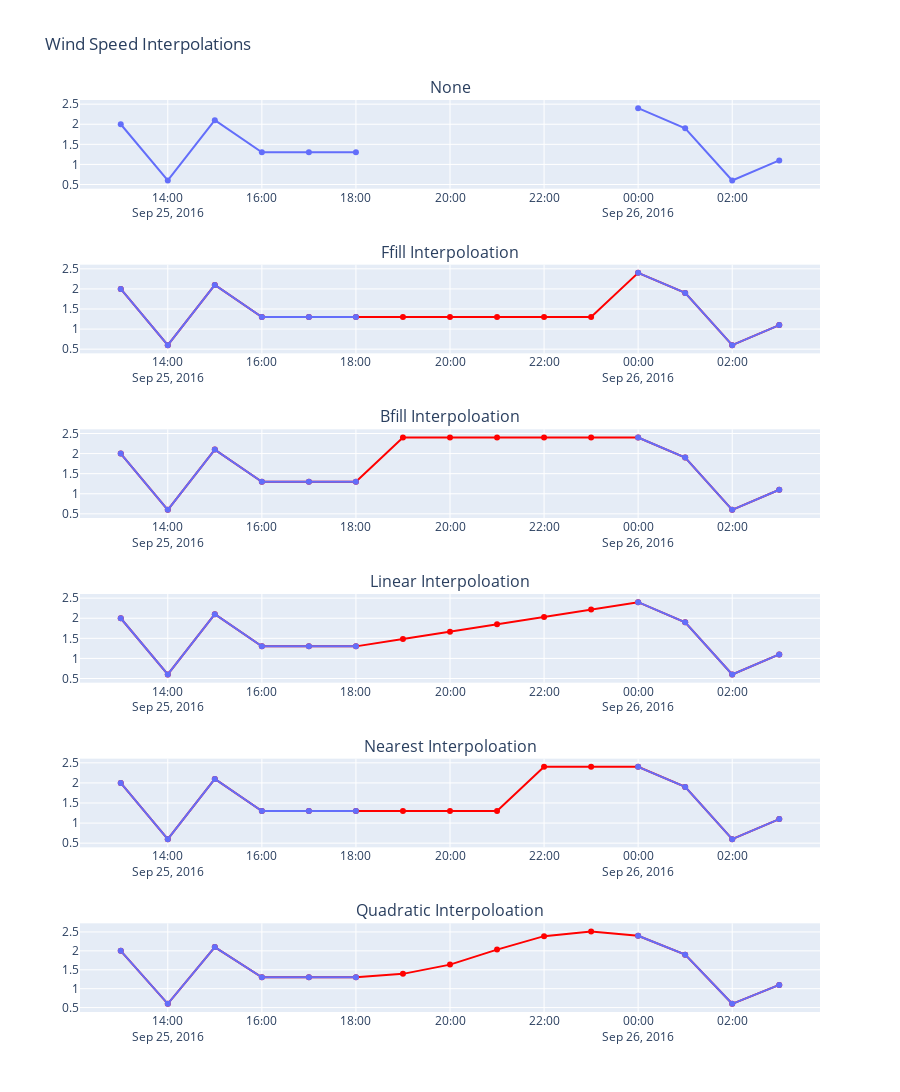

Notebook source saved alongside this figure:
### Code cell
pd.options.plotting.backend = 'plotly'

fig = make_subplots(rows=6, cols=1, shared_xaxes=False, subplot_titles=("None", "Ffill Interpoloation", "Bfill Interpoloation", "Linear Interpoloation", "Nearest Interpoloation", "Quadratic Interpoloation"))

default = pm_df["wind_speed"][31230:31245]

fig_none = default.plot()
fig.add_trace(fig_none["data"][0], row=1, col=1)

figs_list = [pm_ffill_df, pm_bfill_df, pm_linear_df, pm_nearest_df, pm_quad_df]
for i, to_fig in enumerate(figs_list):
    fig_ = to_fig["wind_speed"][31230:31245].plot(color_discrete_sequence=["red"])
    fig_.add_trace(px.line(pm_df["wind_speed"][31230:31245]).data[0])
    
    fig.add_trace(fig_["data"][0], row=i+2, col=1)
    fig.add_trace(fig_["data"][1], row=i+2, col=1)

fig.update_layout(title="Wind Speed Interpolations", width=np.inf, height=1600, showlegend=False)
fig.update_traces(mode='markers+lines')
fig.show()

# fig = pm_df.interpolate(method="quadratic")["wind_speed"][31230:31245].plot()
# fig.add_trace(px.line(pm_df["wind_speed"][31230:31245], color_discrete_sequence=["red"]).data[0])
# fig.show()

### Figure 1 — Plotly figure (JSON) as saved in the notebook; plotly's stock layout.template omitted (floating-point values rounded to 4 significant figures)
{"data": [{"hovertemplate": "variable=wind_speed<br>Date=%{x}<br>value=%{y}<extra></extra>", "legendgroup": "wind_speed", "line": {"color": "#636efa", "dash": "solid"}, "mode": "markers+lines", "name": "wind_speed", "orientation": "v", "showlegend": true, "type": "scatter", "x": ["2016-09-25T13:00:00", "2016-09-25T14:00:00", "2016-09-25T15:00:00", "2016-09-25T16:00:00", "2016-09-25T17:00:00", "2016-09-25T18:00:00", "2016-09-25T19:00:00", "2016-09-25T20:00:00", "2016-09-25T21:00:00", "2016-09-25T22:00:00", "2016-09-25T23:00:00", "2016-09-26T00:00:00", "2016-09-26T01:00:00", "2016-09-26T02:00:00", "2016-09-26T03:00:00"], "xaxis": "x", "y": [2, 0.6, 2.1, 1.3, 1.3, 1.3, null, null, null, null, null, 2.4, 1.9, 0.6, 1.1], "yaxis": "y"}, {"hovertemplate": "variable=wind_speed<br>Date=%{x}<br>value=%{y}<extra></extra>", "legendgroup": "wind_speed", "line": {"color": "red", "dash": "solid"}, "mode": "markers+lines", "name": "wind_speed", "orientation": "v", "showlegend": true, "type": "scatter", "x": ["2016-09-25T13:00:00", "2016-09-25T14:00:00", "2016-09-25T15:00:00", "2016-09-25T16:00:00", "2016-09-25T17:00:00", "2016-09-25T18:00:00", "2016-09-25T19:00:00", "2016-09-25T20:00:00", "2016-09-25T21:00:00", "2016-09-25T22:00:00", "2016-09-25T23:00:00", "2016-09-26T00:00:00", "2016-09-26T01:00:00", "2016-09-26T02:00:00", "2016-09-26T03:00:00"], "xaxis": "x2", "y": [2, 0.6, 2.1, 1.3, 1.3, 1.3, 1.3, 1.3, 1.3, 1.3, 1.3, 2.4, 1.9, 0.6, 1.1], "yaxis": "y2"}, {"hovertemplate": "variable=wind_speed<br>Date=%{x}<br>value=%{y}<extra></extra>", "legendgroup": "wind_speed", "line": {"color": "#636efa", "dash": "solid"}, "mode": "markers+lines", "name": "wind_speed", "orientation": "v", "showlegend": true, "type": "scatter", "x": ["2016-09-25T13:00:00", "2016-09-25T14:00:00", "2016-09-25T15:00:00", "2016-09-25T16:00:00", "2016-09-25T17:00:00", "2016-09-25T18:00:00", "2016-09-25T19:00:00", "2016-09-25T20:00:00", "2016-09-25T21:00:00", "2016-09-25T22:00:00", "2016-09-25T23:00:00", "2016-09-26T00:00:00", "2016-09-26T01:00:00", "2016-09-26T02:00:00", "2016-09-26T03:00:00"], "xaxis": "x2", "y": [2, 0.6, 2.1, 1.3, 1.3, 1.3, null, null, null, null, null, 2.4, 1.9, 0.6, 1.1], "yaxis": "y2"}, {"hovertemplate": "variable=wind_speed<br>Date=%{x}<br>value=%{y}<extra></extra>", "legendgroup": "wind_speed", "line": {"color": "red", "dash": "solid"}, "mode": "markers+lines", "name": "wind_speed", "orientation": "v", "showlegend": true, "type": "scatter", "x": ["2016-09-25T13:00:00", "2016-09-25T14:00:00", "2016-09-25T15:00:00", "2016-09-25T16:00:00", "2016-09-25T17:00:00", "2016-09-25T18:00:00", "2016-09-25T19:00:00", "2016-09-25T20:00:00", "2016-09-25T21:00:00", "2016-09-25T22:00:00", "2016-09-25T23:00:00", "2016-09-26T00:00:00", "2016-09-26T01:00:00", "2016-09-26T02:00:00", "2016-09-26T03:00:00"], "xaxis": "x3", "y": [2, 0.6, 2.1, 1.3, 1.3, 1.3, 2.4, 2.4, 2.4, 2.4, 2.4, 2.4, 1.9, 0.6, 1.1], "yaxis": "y3"}, {"hovertemplate": "variable=wind_speed<br>Date=%{x}<br>value=%{y}<extra></extra>", "legendgroup": "wind_speed", "line": {"color": "#636efa", "dash": "solid"}, "mode": "markers+lines", "name": "wind_speed", "orientation": "v", "showlegend": true, "type": "scatter", "x": ["2016-09-25T13:00:00", "2016-09-25T14:00:00", "2016-09-25T15:00:00", "2016-09-25T16:00:00", "2016-09-25T17:00:00", "2016-09-25T18:00:00", "2016-09-25T19:00:00", "2016-09-25T20:00:00", "2016-09-25T21:00:00", "2016-09-25T22:00:00", "2016-09-25T23:00:00", "2016-09-26T00:00:00", "2016-09-26T01:00:00", "2016-09-26T02:00:00", "2016-09-26T03:00:00"], "xaxis": "x3", "y": [2, 0.6, 2.1, 1.3, 1.3, 1.3, null, null, null, null, null, 2.4, 1.9, 0.6, 1.1], "yaxis": "y3"}, {"hovertemplate": "variable=wind_speed<br>Date=%{x}<br>value=%{y}<extra></extra>", "legendgroup": "wind_speed", "line": {"color": "red", "dash": "solid"}, "mode": "markers+lines", "name": "wind_speed", "orientation": "v", "showlegend": true, "type": "scatter", "x": ["2016-09-25T13:00:00", "2016-09-25T14:00:00", "2016-09-25T15:00:00", "2016-09-25T16:00:00", "2016-09-25T17:00:00", "2016-09-25T18:00:00", "2016-09-25T19:00:00", "2016-09-25T20:00:00", "2016-09-25T21:00:00", "2016-09-25T22:00:00", "2016-09-25T23:00:00", "2016-09-26T00:00:00", "2016-09-26T01:00:00", "2016-09-26T02:00:00", "2016-09-26T03:00:00"], "xaxis": "x4", "y": [2, 0.6, 2.1, 1.3, 1.3, 1.3, 1.483, 1.667, 1.85, 2.033, 2.217, 2.4, 1.9, 0.6, 1.1], "yaxis": "y4"}, {"hovertemplate": "variable=wind_speed<br>Date=%{x}<br>value=%{y}<extra></extra>", "legendgroup": "wind_speed", "line": {"color": "#636efa", "dash": "solid"}, "mode": "markers+lines", "name": "wind_speed", "orientation": "v", "showlegend": true, "type": "scatter", "x": ["2016-09-25T13:00:00", "2016-09-25T14:00:00", "2016-09-25T15:00:00", "2016-09-25T16:00:00", "2016-09-25T17:00:00", "2016-09-25T18:00:00", "2016-09-25T19:00:00", "2016-09-25T20:00:00", "2016-09-25T21:00:00", "2016-09-25T22:00:00", "2016-09-25T23:00:00", "2016-09-26T00:00:00", "2016-09-26T01:00:00", "2016-09-26T02:00:00", "2016-09-26T03:00:00"], "xaxis": "x4", "y": [2, 0.6, 2.1, 1.3, 1.3, 1.3, null, null, null, null, null, 2.4, 1.9, 0.6, 1.1], "yaxis": "y4"}, {"hovertemplate": "variable=wind_speed<br>Date=%{x}<br>value=%{y}<extra></extra>", "legendgroup": "wind_speed", "line": {"color": "red", "dash": "solid"}, "mode": "markers+lines", "name": "wind_speed", "orientation": "v", "showlegend": true, "type": "scatter", "x": ["2016-09-25T13:00:00", "2016-09-25T14:00:00", "2016-09-25T15:00:00", "2016-09-25T16:00:00", "2016-09-25T17:00:00", "2016-09-25T18:00:00", "2016-09-25T19:00:00", "2016-09-25T20:00:00", "2016-09-25T21:00:00", "2016-09-25T22:00:00", "2016-09-25T23:00:00", "2016-09-26T00:00:00", "2016-09-26T01:00:00", "2016-09-26T02:00:00", "2016-09-26T03:00:00"], "xaxis": "x5", "y": [2, 0.6, 2.1, 1.3, 1.3, 1.3, 1.3, 1.3, 1.3, 2.4, 2.4, 2.4, 1.9, 0.6, 1.1], "yaxis": "y5"}, {"hovertemplate": "variable=wind_speed<br>Date=%{x}<br>value=%{y}<extra></extra>", "legendgroup": "wind_speed", "line": {"color": "#636efa", "dash": "solid"}, "mode": "markers+lines", "name": "wind_speed", "orientation": "v", "showlegend": true, "type": "scatter", "x": ["2016-09-25T13:00:00", "2016-09-25T14:00:00", "2016-09-25T15:00:00", "2016-09-25T16:00:00", "2016-09-25T17:00:00", "2016-09-25T18:00:00", "2016-09-25T19:00:00", "2016-09-25T20:00:00", "2016-09-25T21:00:00", "2016-09-25T22:00:00", "2016-09-25T23:00:00", "2016-09-26T00:00:00", "2016-09-26T01:00:00", "2016-09-26T02:00:00", "2016-09-26T03:00:00"], "xaxis": "x5", "y": [2, 0.6, 2.1, 1.3, 1.3, 1.3, null, null, null, null, null, 2.4, 1.9, 0.6, 1.1], "yaxis": "y5"}, {"hovertemplate": "variable=wind_speed<br>Date=%{x}<br>value=%{y}<extra></extra>", "legendgroup": "wind_speed", "line": {"color": "red", "dash": "solid"}, "mode": "markers+lines", "name": "wind_speed", "orientation": "v", "showlegend": true, "type": "scatter", "x": ["2016-09-25T13:00:00", "2016-09-25T14:00:00", "2016-09-25T15:00:00", "2016-09-25T16:00:00", "2016-09-25T17:00:00", "2016-09-25T18:00:00", "2016-09-25T19:00:00", "2016-09-25T20:00:00", "2016-09-25T21:00:00", "2016-09-25T22:00:00", "2016-09-25T23:00:00", "2016-09-26T00:00:00", "2016-09-26T01:00:00", "2016-09-26T02:00:00", "2016-09-26T03:00:00"], "xaxis": "x6", "y": [2, 0.6, 2.1, 1.3, 1.3, 1.3, 1.392, 1.637, 2.034, 2.39, 2.512, 2.4, 1.9, 0.6, 1.1], "yaxis": "y6"}, {"hovertemplate": "variable=wind_speed<br>Date=%{x}<br>value=%{y}<extra></extra>", "legendgroup": "wind_speed", "line": {"color": "#636efa", "dash": "solid"}, "mode": "markers+lines", "name": "wind_speed", "orientation": "v", "showlegend": true, "type": "scatter", "x": ["2016-09-25T13:00:00", "2016-09-25T14:00:00", "2016-09-25T15:00:00", "2016-09-25T16:00:00", "2016-09-25T17:00:00", "2016-09-25T18:00:00", "2016-09-25T19:00:00", "2016-09-25T20:00:00", "2016-09-25T21:00:00", "2016-09-25T22:00:00", "2016-09-25T23:00:00", "2016-09-26T00:00:00", "2016-09-26T01:00:00", "2016-09-26T02:00:00", "2016-09-26T03:00:00"], "xaxis": "x6", "y": [2, 0.6, 2.1, 1.3, 1.3, 1.3, null, null, null, null, null, 2.4, 1.9, 0.6, 1.1], "yaxis": "y6"}], "layout": {"annotations": [{"font": {"size": 16}, "showarrow": false, "text": "None", "x": 0.5, "xanchor": "center", "xref": "paper", "y": 1.0, "yanchor": "bottom", "yref": "paper"}, {"font": {"size": 16}, "showarrow": false, "text": "Ffill Interpoloation", "x": 0.5, "xanchor": "center", "xref": "paper", "y": 0.8194, "yanchor": "bottom", "yref": "paper"}, {"font": {"size": 16}, "showarrow": false, "text": "Bfill Interpoloation", "x": 0.5, "xanchor": "center", "xref": "paper", "y": 0.6389, "yanchor": "bottom", "yref": "paper"}, {"font": {"size": 16}, "showarrow": false, "text": "Linear Interpoloation", "x": 0.5, "xanchor": "center", "xref": "paper", "y": 0.4583, "yanchor": "bottom", "yref": "paper"}, {"font": {"size": 16}, "showarrow": false, "text": "Nearest Interpoloation", "x": 0.5, "xanchor": "center", "xref": "paper", "y": 0.2778, "yanchor": "bottom", "yref": "paper"}, {"font": {"size": 16}, "showarrow": false, "text": "Quadratic Interpoloation", "x": 0.5, "xanchor": "center", "xref": "paper", "y": 0.09722, "yanchor": "bottom", "yref": "paper"}], "height": 1600, "showlegend": false, "title": {"text": "Wind Speed Interpolations"}, "width": null, "xaxis": {"anchor": "y", "domain": [0, 1]}, "xaxis2": {"anchor": "y2", "domain": [0, 1]}, "xaxis3": {"anchor": "y3", "domain": [0, 1]}, "xaxis4": {"anchor": "y4", "domain": [0, 1]}, "xaxis5": {"anchor": "y5", "domain": [0, 1]}, "xaxis6": {"anchor": "y6", "domain": [0, 1]}, "yaxis": {"anchor": "x", "domain": [0.9028, 1.0]}, "yaxis2": {"anchor": "x2", "domain": [0.7222, 0.8194]}, "yaxis3": {"anchor": "x3", "domain": [0.5417, 0.6389]}, "yaxis4": {"anchor": "x4", "domain": [0.3611, 0.4583]}, "yaxis5": {"anchor": "x5", "domain": [0.1806, 0.2778]}, "yaxis6": {"anchor": "x6", "domain": [0, 0.09722]}}}
